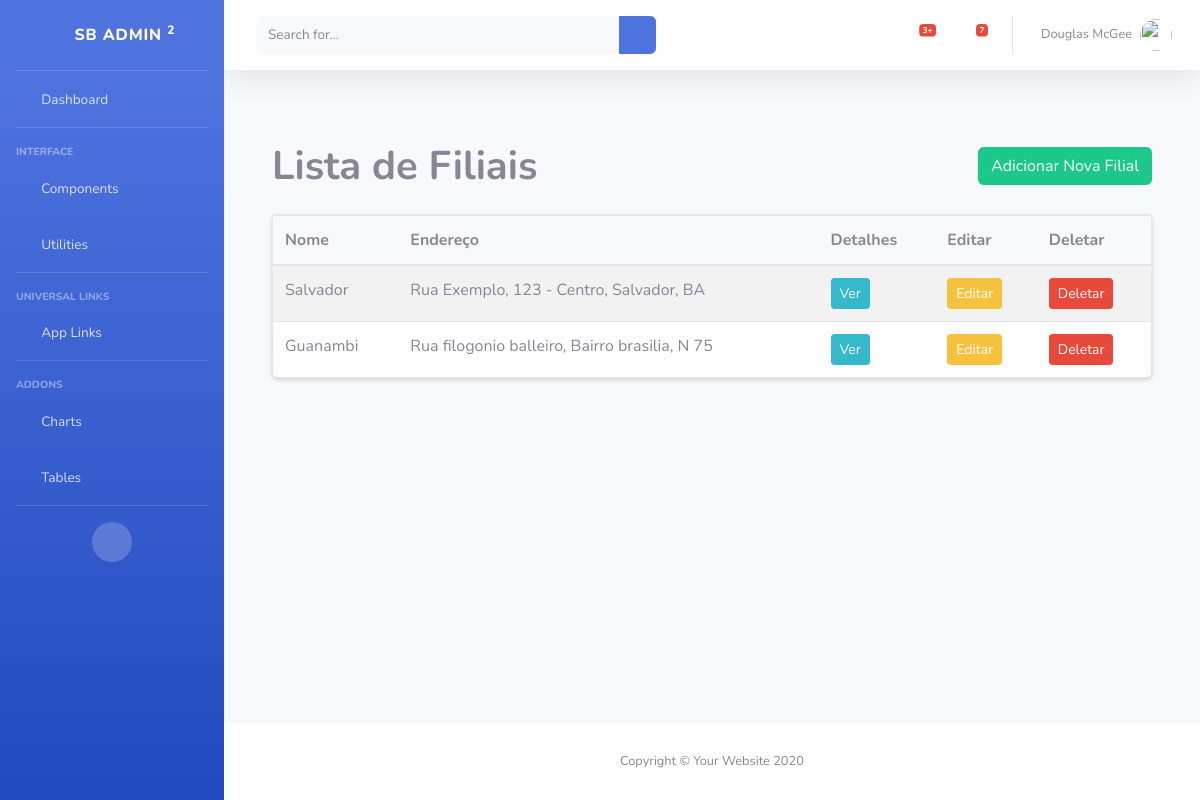
Screenshot of /filial/read/ (signed in) with the database file from the repository.
### filial/models.py (models this page shows, shortened)
class Filial(models.Model):
    nome = models.CharField(max_length=100)
    endereco = models.CharField(max_length=255, blank=True, null=True)

### filial/views.py (the view)
# urls.py: path('read/', views.read, name='read'),
@login_required
def read(request):
    filiais = Filial.objects.all()
    contexto = {'filiais': filiais}
    return render(request, 'filial/lista.html', contexto)

### template/filial/lista.html
{% extends '_base.html' %}
{% block content %}
<main class="container py-5">
    <div class="d-flex justify-content-between align-items-center mb-4">
        <h1 class="mb-0"><strong>Lista de Filiais</strong></h1>
        {% if perms.filial.add_filial %}
            <a href="{% url 'filial:create' %}" class="btn btn-success">Adicionar Nova Filial</a>
        {% endif %}
    </div>
    <div class="card shadow-sm">
        <div class="card-body p-0">
            <div class="table-responsive">
                <table class="table table-striped table-hover mb-0">
                    <thead class="bg-light">
                        <tr>
                            <th scope="col">Nome</th>
                            <th scope="col">Endereço</th>
                            <th scope="col">Detalhes</th>
                            {% if perms.filial.change_filial or perms.filial.delete_filial %}
                                <th scope="col">Editar</th>
                                <th scope="col">Deletar</th>
                            {% endif %}
                        </tr>
                    </thead>
                    <tbody>
                        {% for filial in filiais %}
                        <tr>
                            <td>{{ filial.nome }}</td>
                            <td>{{ filial.endereco }}</td>
                            <td><a href="{% url 'filial:detalhe' filial.id %}" class="btn btn-sm btn-info text-white">Ver</a></td>
                            {% if perms.filial.change_filial %}
                                <td><a href="{% url 'filial:update' filial.id %}" class="btn btn-sm btn-warning">Editar</a></td>
                            {% endif %}
                            {% if perms.filial.delete_filial %}
                                <td><a href="{% url 'filial:delete' filial.id %}" class="btn btn-sm btn-danger">Deletar</a></td>
                            {% endif %}
                        </tr>
                        {% empty %}
                        <tr>
                            <td colspan="{% if perms.filial.change_filial or perms.filial.delete_filial %}5{% else %}3{% endif %}" class="text-center py-4 text-muted">Nenhuma filial cadastrada.</td>
                        </tr>
                        {% endfor %}
                    </tbody>
                </table>
            </div>
        </div>
    </div>
</main>
{% endblock %}

### rows the page displays
Filial: nome "Salvador", endereco "Rua Exemplo, 123 - Centro, Salvador, BA"
Filial: nome "Guanambi", endereco "Rua filogonio balleiro, Bairro brasilia, N 75"
